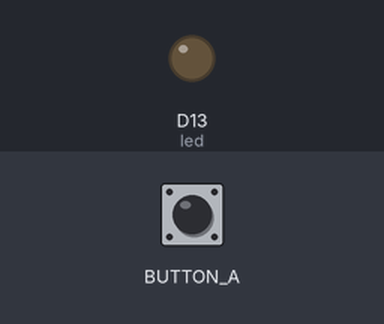
Simulated run of this program. Board: Circuit Playground running CircuitPython. Parts: output pins drawn as LEDs (lit = HIGH). The test bench sets the inputs (shaded band).

Above: at 1.2 s.
1.3 s: button A pressed for 0.15 s
At 1.37 s:
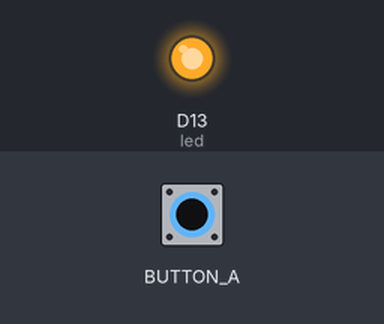
2.9 s: button A pressed for 3.2 s
At 7.2 s:
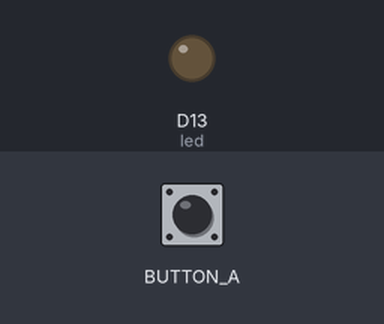
Timing chart, 0 to 8.7 s (numbered marks = the images above; inputs shaded):
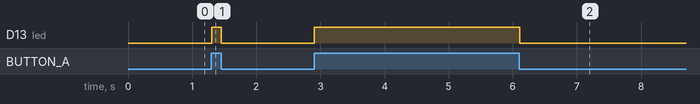

Measured:
- after the input at 1.3 s, D13 (led): LOW → HIGH at once, → LOW 0.15 s later
- after the input at 2.9 s, D13 (led): LOW → HIGH at once, → LOW 3.2 s later

The program:

code.py
```python
# Circuit Playground digitalio example

import time
import board
import digitalio

led = digitalio.DigitalInOut(board.D13)
led.switch_to_output()

button = digitalio.DigitalInOut(board.BUTTON_A)
button.switch_to_input(pull=digitalio.Pull.DOWN)

while True:
    if button.value:  # button is pushed
        led.value = True
    else:
        led.value = False

    time.sleep(0.01)
```
